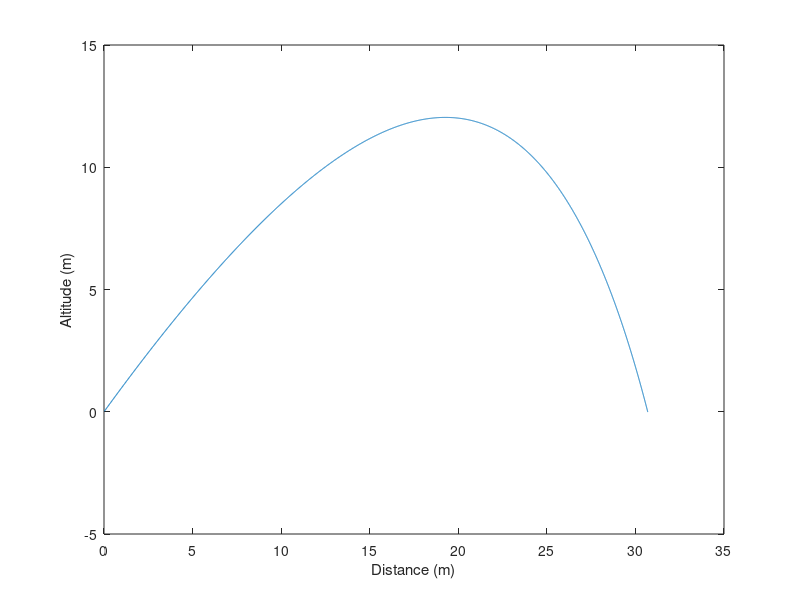

Recreate this plot in MATLAB.
atmDens = 1.2754; %kg/m^3
dragCoefficient = 0.345; %Magic
frontalArea = 0.01; %m^2
emptyMass = 0.1; %kg
g = 9.82; %m/s^2


stepLength = 0.001; %Seconds
x = 0;
Vx = 20;
y = 0;
Vy = 20;
time = 0;
xMatrix = [];
yMatrix = [];

VxPrim = @(Vx) (-atmDens .* dragCoefficient .* frontalArea .* Vx .* sqrt(Vx.^2 + Vy.^2)) ./ (2 .* emptyMass);

VyPrim = @(Vy) (-g - (atmDens .* dragCoefficient .* frontalArea .* Vy .* sqrt(Vx.^2 + Vy.^2)) ./ (2 .* emptyMass));


while y > 0 | time < 0.1
    Vx = Vx + VxPrim(Vx) * stepLength;
    Vy = Vy + VyPrim(Vy) * stepLength;
    
    x = x + Vx * stepLength;
    y = y + Vy * stepLength;
    
    xMatrix = [xMatrix, x];
    yMatrix = [yMatrix, y];
    
    time = time + stepLength;
end
y
x
time

plot(xMatrix, yMatrix)
ylabel("Altitude (m)")
xlabel("Distance (m)")